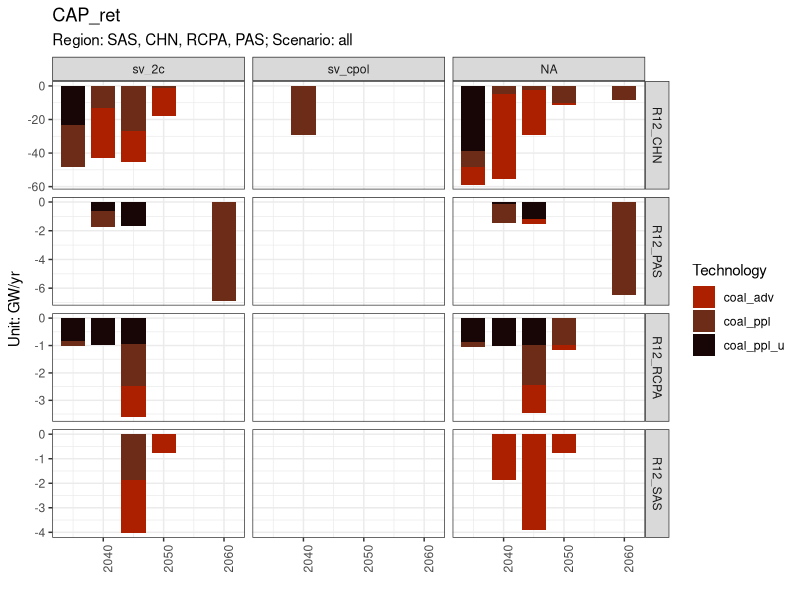
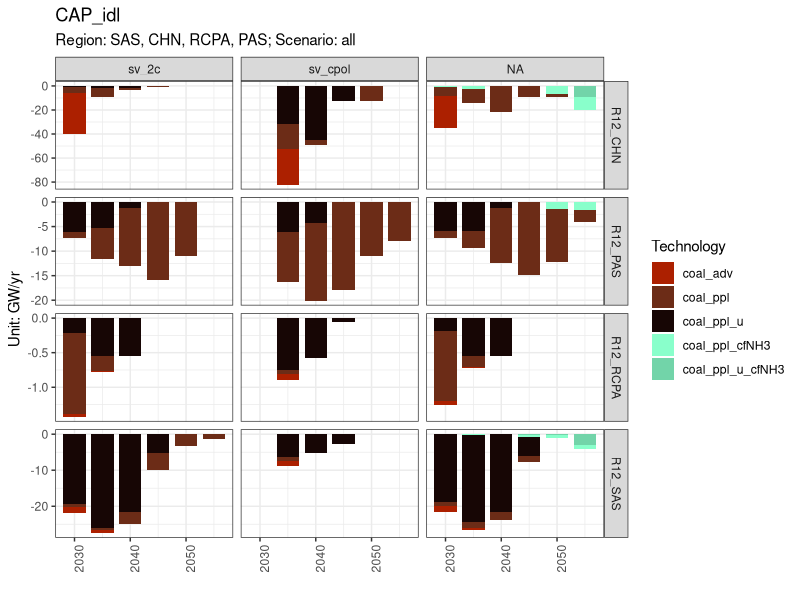
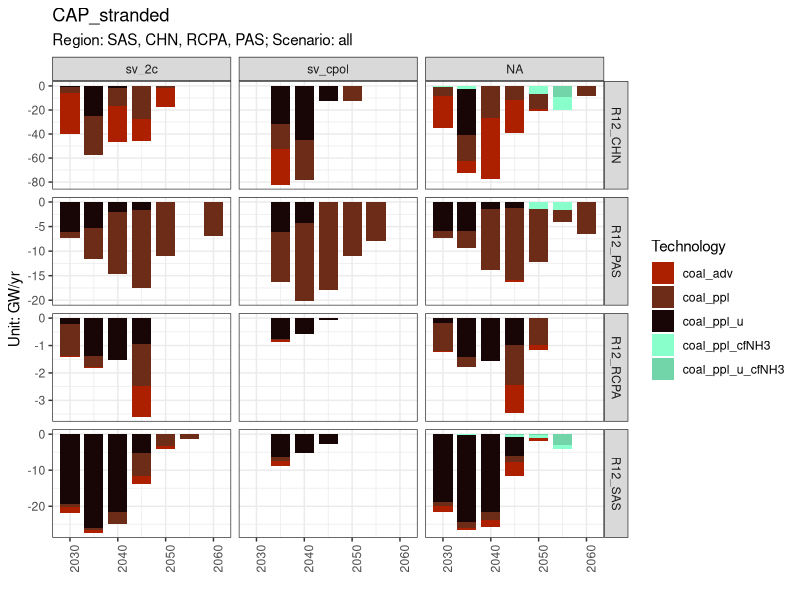
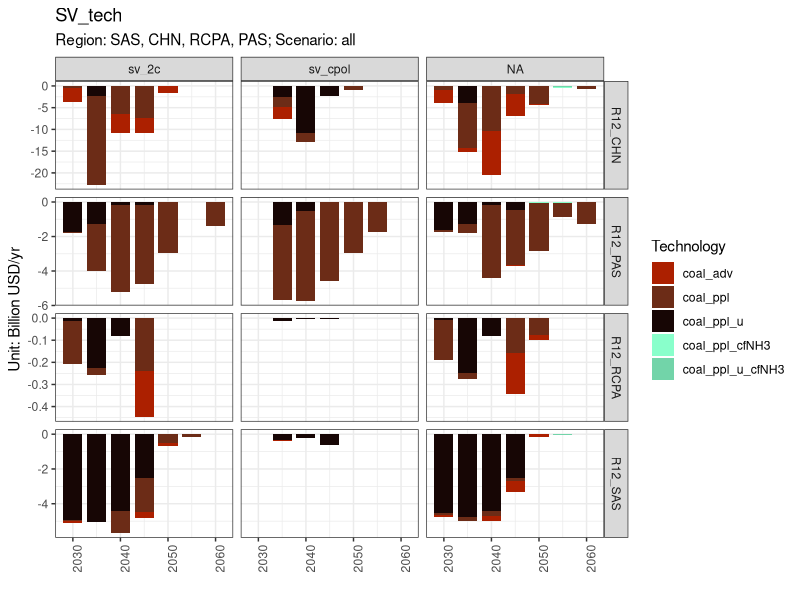
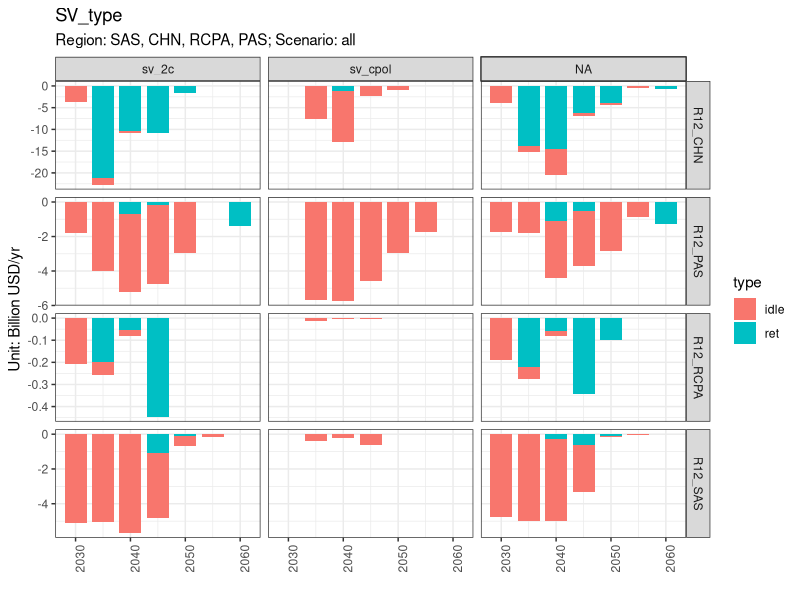
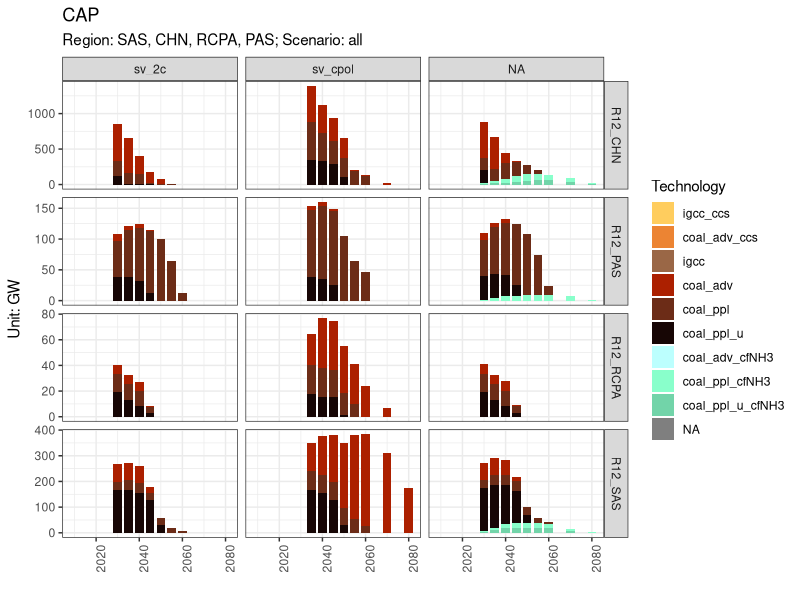
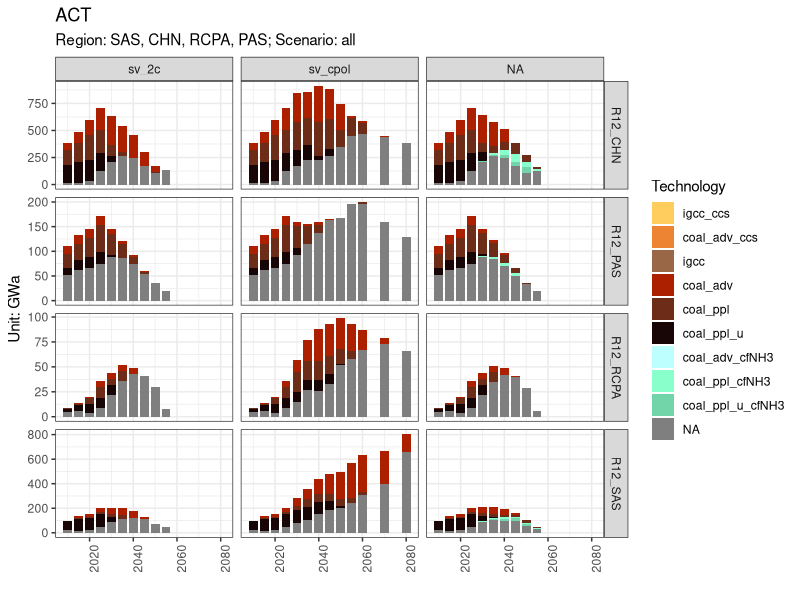
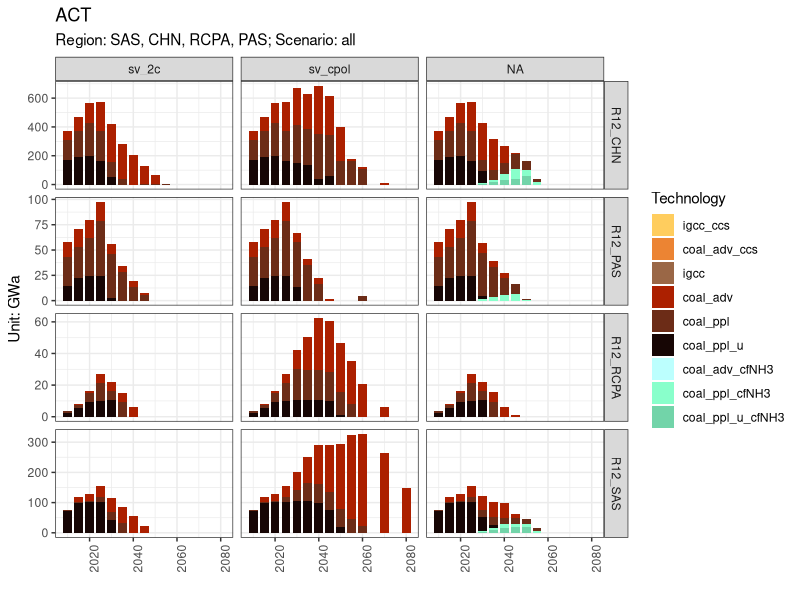

These figures' R source, in order:
library(ggplot2)
library(readr)
library(tidyr)
library(dplyr)

rm(list = ls(all = TRUE))
print(Sys.time())

# ---- Color code ----
color_code_scenario <- c(
  "sv_1p5c" = "#00BFFF",
  "sv_2c" = "#0000CD",
  "sv_2c_rapid_xcoal" = "#aad4d4",
  "sv_2c_buffer_decoal" = "#aad4d4",
  "sv_cpol" = "grey"
)

color_code_coal <- c(
  "igcc_ccs" = "#ffcd5e",
  "coal_adv_ccs" = "#ec8433",
  "coal_adv_rccs" = "#faf700",
  "igcc" = "#9a6746",
  "coal_adv" = "#ac2000",
  "coal_ppl" = "#6c2c17",
  "coal_ppl_u" = "#170605",
  "coal_adv_cfNH3" = "#bcfffe",
  "coal_ppl_cfNH3" = "#89ffcb",
  "coal_ppl_u_cfNH3" = "#72d4a9",
  "coal_adv_cfbio" = "#d4e6a6",
  "coal_ppl_cfbio" = "#a2bb87",
  "coal_ppl_u_cfbio" = "#7d9169"
)

tech_parent <- c(
  "igcc_ccs",
  "coal_adv_ccs",
  "igcc",
  "coal_adv",
  "coal_ppl",
  "coal_ppl_u"
)

# ---- Load csv ----
df <- read_csv("d_prep.csv")

# Show column names
colnames(df)[colnames(df) == "sc"] <- "Scenario"
colnames(df)[colnames(df) == "nl"] <- "Region"
colnames(df)[colnames(df) == "t"] <- "Technology"
colnames(df)[colnames(df) == "yv"] <- "Year_start"
colnames(df)[colnames(df) == "ya"] <- "Year"
colnames(df)[colnames(df) == "m"] <- "Mode"
colnames(df)[colnames(df) == "ACT"] <- "ACT"
colnames(df)[colnames(df) == "CAP"] <- "CAP"
colnames(df)[colnames(df) == "inv_cost"] <- "inv_cost"

# Remove additional modes to avoid double-counting parent technologies
df %>% filter(!((df$Mode == "M2") & (df$Technology %in% tech_parent))) -> df
df %>% filter(!((df$Mode == "M3") & (df$Technology %in% tech_parent))) -> df
df %>% filter(!((df$Mode == "M4") & (df$Technology %in% tech_parent))) -> df

# ---- Calculate CAP_ret ----
df$prox <- df$Year
df$value <- df$CAP
t <- df %>% select(
  "Scenario",
  "Region",
  "Technology",
  "Mode",
  "Year_start",
  "prox",
  "value"
)
t$Year_prox_act <- t$prox
t$prox <- t$prox - 5

d <- right_join(t, df, by = c(
  "Scenario",
  "Region",
  "Technology",
  "Mode",
  "Year_start",
  "prox"
))

d$CAP_retire <- ifelse(
  is.na(d$value.x) | is.na(d$value.y), NA, d$value.x - d$value.y
)
d$life_retire <- ifelse(
  is.na(d$Year) | d$Year_start == "hist" | is.na(d$Year_start),
  NA, d$Year - as.numeric(d$Year_start) + 5
)
d$life_actual <- ifelse(
  is.na(d$Year) | d$Year_start == "hist" | is.na(d$Year_start),
  NA, d$Year - as.numeric(d$Year_start)
)
d$life_expected <- 30

d %>% filter((d$CAP_retire < 0) & (d$Year >= 2010)) -> d_ret
d_ret$type <- "ret"

# ---- Plot CAP_ret ----
d_ret$Year <- d_ret$Year_prox_act
d_ret$CAP_stranded <- d_ret$CAP_retire
d_ret -> dp

dp$CAP_retire <- dp$CAP_retire / 5

plot_name <- "CAP_ret"
dp$Technology %>% factor(levels = names(color_code_coal)) -> dp$Technology
dp$Scenario %>% factor(levels = names(color_code_scenario)) -> dp$Scenario
dp %>%
  ggplot() +
  theme_bw() +
  labs(
    title = plot_name,
    subtitle = "Region: SAS, CHN, RCPA, PAS; Scenario: all",
    x = "", y = "Unit: GW/yr"
  ) +
  geom_bar(
    data = dp, aes(y = CAP_retire, x = Year, fill = Technology),
    stat = "identity", position = "stack", width = 4
  ) +
  theme(axis.text.x = element_text(angle = 90, hjust = 1)) +
  facet_grid(vars(Region), vars(Scenario), scales = "free_y") +
  scale_fill_manual(values = color_code_coal) -> p

print(p)
ggsave(paste0(plot_name, ".png"), width = 9, height = 5, dpi = 330)

# ---- Plot CAP_idle ----
d %>% filter((d$CAP_retire >= 0) &
  (d$Year_start != "hist") &
  (d$CAP != 0)) -> d_idle
d_idle <- d_idle %>%
  mutate(idle_share = ifelse(
    (d_idle$ACT / d_idle$CAP - 0.85) > 0, 0,
    d_idle$ACT / d_idle$CAP - 0.85
  )) # The max capacity factor = 0.85

d_idle$CAP_idling <- d_idle$CAP * d_idle$idle_share
d_idle$CAP_stranded <- d_idle$CAP_idling
d_idle$type <- "idle"
d_idle -> dp

dp$CAP_idling <- dp$CAP_idling / 5

plot_name <- "CAP_idl"
dp$Technology %>% factor(levels = names(color_code_coal)) -> dp$Technology
dp$Scenario %>% factor(levels = names(color_code_scenario)) -> dp$Scenario
dp %>%
  ggplot() +
  theme_bw() +
  labs(
    title = plot_name,
    subtitle = "Region: SAS, CHN, RCPA, PAS; Scenario: all",
    x = "", y = "Unit: GW/yr"
  ) +
  geom_bar(
    data = dp, aes(y = CAP_idling, x = Year, fill = Technology),
    stat = "identity", position = "stack", width = 4
  ) +
  theme(axis.text.x = element_text(angle = 90, hjust = 1)) +
  facet_grid(vars(Region), vars(Scenario), scales = "free_y") +
  scale_fill_manual(values = color_code_coal) -> p

print(p)
ggsave(paste0(plot_name, ".png"), width = 9, height = 5, dpi = 330)

# ---- Plot CAP_stranded ----
set <- c(
  "Scenario",
  "Region",
  "Technology",
  "Mode",
  "Year_start",
  "Year",
  "ACT",
  "type",
  "CAP",
  "CAP_stranded",
  "life_actual",
  "life_retire",
  "life_expected",
  "inv_cost"
)

t1 <- d_idle %>% select(set)
t2 <- d_ret %>% select(set)

d_sv <- rbind(t1, t2)
d_sv -> dp
dp$CAP_stranded <- dp$CAP_stranded / 5

plot_name <- "CAP_stranded"
dp$Technology %>% factor(levels = names(color_code_coal)) -> dp$Technology
dp$Scenario %>% factor(levels = names(color_code_scenario)) -> dp$Scenario
dp %>%
  ggplot() +
  theme_bw() +
  labs(
    title = plot_name,
    subtitle = "Region: SAS, CHN, RCPA, PAS; Scenario: all",
    x = "", y = "Unit: GW/yr"
  ) +
  geom_bar(
    data = dp, aes(y = CAP_stranded, x = Year, fill = Technology),
    stat = "identity", position = "stack", width = 4
  ) +
  theme(axis.text.x = element_text(angle = 90, hjust = 1)) +
  facet_grid(vars(Region), vars(Scenario), scales = "free_y") +
  scale_fill_manual(values = color_code_coal) -> p

print(p)
ggsave(paste0(plot_name, ".png"), width = 9, height = 5, dpi = 330)

# ---- Calculate SV ----
d_sv <- d_sv %>%
  mutate(sv_share = ifelse((life_expected - life_retire) < 0, 1,
    (life_expected - life_retire) / life_expected
  ))
d_sv <- d_sv %>%
  mutate(idle_share = ifelse(type == "ret", 1,
    -(ACT / CAP - 0.85)
  ))
d_sv <- d_sv %>% # adjust investment cost for addon technologies
  mutate(Technology_parent = case_when(
    Technology == "coal_adv_cfNH3" ~ "coal_adv",
    Technology == "coal_ppl_cfNH3" ~ "coal_ppl",
    Technology == "coal_ppl_u_cfNH3" ~ "coal_ppl_u",
    Technology == "coal_adv_cfbio" ~ "coal_adv",
    Technology == "coal_ppl_cfbio" ~ "coal_ppl",
    Technology == "coal_ppl_u_cfbio" ~ "coal_ppl_u",
    Technology == "coal_adv_rccs" ~ "coal_adv",
    TRUE ~ Technology
  ))
set <- c(
  "Scenario",
  "Region",
  "Technology",
  "Mode",
  "Year_start",
  "Year",
  "Technology_parent",
  "inv_cost"
)
d_sv <- d_sv %>%
  left_join(d_sv %>% select(set),
    by = c(
      "Technology_parent" = "Technology",
      "Year_start" = "Year_start",
      "Year" = "Year",
      "Scenario" = "Scenario",
      "Region" = "Region",
      "Mode" = "Mode"
    ),
    suffix = c("", "_add")
  ) %>%
  mutate(inv_cost_all = case_when(
    Technology == "coal_ppl_cfNH3" ~ inv_cost + inv_cost_add,
    Technology == "coal_adv_cfNH3" ~ inv_cost + inv_cost_add,
    Technology == "coal_ppl_u_cfNH3" ~ inv_cost + inv_cost_add,
    Technology == "coal_ppl_cfbio" ~ inv_cost + inv_cost_add,
    Technology == "coal_adv_cfbio" ~ inv_cost + inv_cost_add,
    Technology == "coal_ppl_u_cfbio" ~ inv_cost + inv_cost_add,
    Technology == "coal_adv_rccs" ~ inv_cost + inv_cost_add,
    TRUE ~ inv_cost
  )) %>%
  select(-ends_with("_add"))

d_sv$sv <- d_sv$sv_share * d_sv$inv_cost * d_sv$CAP_stranded * d_sv$idle_share

# ---- Plot SV ----
d_sv -> dp
dp$sv <- dp$sv / 5
dp$sv <- dp$sv / 1000

plot_name <- "SV_tech"
dp$Technology %>% factor(levels = names(color_code_coal)) -> dp$Technology
dp$Scenario %>% factor(levels = names(color_code_scenario)) -> dp$Scenario
dp %>%
  ggplot() +
  theme_bw() +
  labs(
    title = plot_name,
    subtitle = "Region: SAS, CHN, RCPA, PAS; Scenario: all",
    x = "", y = "Unit: Billion USD/yr"
  ) +
  geom_bar(
    data = dp, aes(y = sv, x = Year, fill = Technology),
    stat = "identity", position = "stack", width = 4
  ) +
  theme(axis.text.x = element_text(angle = 90, hjust = 1)) +
  facet_grid(vars(Region), vars(Scenario), scales = "free_y") +
  scale_fill_manual(values = color_code_coal) -> p

print(p)
ggsave(paste0(plot_name, ".png"), width = 9, height = 5, dpi = 330)

plot_name <- "SV_type"
dp %>%
  ggplot() +
  theme_bw() +
  labs(
    title = plot_name,
    subtitle = "Region: SAS, CHN, RCPA, PAS; Scenario: all",
    x = "", y = "Unit: Billion USD/yr"
  ) +
  geom_bar(
    data = dp, aes(y = sv, x = Year, fill = type),
    stat = "identity", position = "stack", width = 4
  ) +
  theme(axis.text.x = element_text(angle = 90, hjust = 1)) +
  facet_grid(vars(Region), vars(Scenario), scales = "free_y") -> p

print(p)
ggsave(paste0(plot_name, ".png"), width = 9, height = 5, dpi = 330)

# ---- Plot CAP ----
d -> dp

dp %>% filter(dp$Year %in% c(
  "2010", "2015", "2020", "2025", "2030", "2035", "2040",
  "2045", "2050", "2055", "2060", "2070", "2080"
)) -> dp

plot_name <- "CAP"
dp$Technology %>% factor(levels = names(color_code_coal)) -> dp$Technology
dp$Scenario %>% factor(levels = names(color_code_scenario)) -> dp$Scenario
dp %>%
  ggplot() +
  theme_bw() +
  labs(
    title = plot_name,
    subtitle = "Region: SAS, CHN, RCPA, PAS; Scenario: all",
    x = "", y = "Unit: GW"
  ) +
  geom_bar(
    data = dp, aes(y = CAP, x = Year, fill = Technology),
    stat = "identity", position = "stack", width = 4
  ) +
  theme(axis.text.x = element_text(angle = 90, hjust = 1)) +
  facet_grid(vars(Region), vars(Scenario), scales = "free_y") +
  scale_fill_manual(values = color_code_coal) -> p

print(p)
ggsave(paste0(plot_name, ".png"), width = 9, height = 5, dpi = 330)

# ---- Plot ACT ----
d -> dp

dp %>% filter(dp$Year %in% c(
  "2010", "2015", "2020", "2025", "2030", "2035", "2040",
  "2045", "2050", "2055", "2060", "2070", "2080"
)) -> dp

plot_name <- "ACT"
dp$Technology %>% factor(levels = names(color_code_coal)) -> dp$Technology
dp$Scenario %>% factor(levels = names(color_code_scenario)) -> dp$Scenario
dp %>%
  ggplot() +
  theme_bw() +
  labs(
    title = plot_name,
    subtitle = "Region: SAS, CHN, RCPA, PAS; Scenario: all",
    x = "", y = "Unit: GWa"
  ) +
  geom_bar(
    data = dp, aes(y = ACT, x = Year, fill = Technology),
    stat = "identity", position = "stack", width = 4
  ) +
  theme(axis.text.x = element_text(angle = 90, hjust = 1)) +
  facet_grid(vars(Region), vars(Scenario), scales = "free_y") +
  scale_fill_manual(values = color_code_coal) -> p

print(p)
ggsave(paste0(plot_name, "_gas_coal.png"), width = 9, height = 5, dpi = 330)

d %>% filter(d$Technology %in% names(color_code_coal)) -> dp

dp %>% filter(dp$Year %in% c(
  "2010", "2015", "2020", "2025", "2030", "2035", "2040",
  "2045", "2050", "2055", "2060", "2070", "2080"
)) -> dp

plot_name <- "ACT"
dp$Technology %>% factor(levels = names(color_code_coal)) -> dp$Technology
dp$Scenario %>% factor(levels = names(color_code_scenario)) -> dp$Scenario
dp %>%
  ggplot() +
  theme_bw() +
  labs(
    title = plot_name,
    subtitle = "Region: SAS, CHN, RCPA, PAS; Scenario: all",
    x = "", y = "Unit: GWa"
  ) +
  geom_bar(
    data = dp, aes(y = ACT, x = Year, fill = Technology),
    stat = "identity", position = "stack", width = 4
  ) +
  theme(axis.text.x = element_text(angle = 90, hjust = 1)) +
  facet_grid(vars(Region), vars(Scenario), scales = "free_y") +
  scale_fill_manual(values = color_code_coal) -> p

print(p)
ggsave(paste0(plot_name, "_coal.png"), width = 9, height = 5, dpi = 330)
